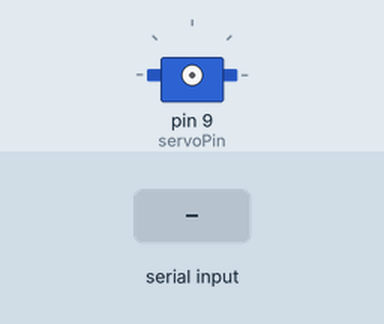
Bench run of a sketch on a simulated Arduino Uno, built with avr-gcc and run on an emulated ATmega328P. Parts: servo. Inputs (shaded band) come from the test bench.

Above: at 1.2 s.
1.3 s: "H" received over Serial
At 3.0 s:
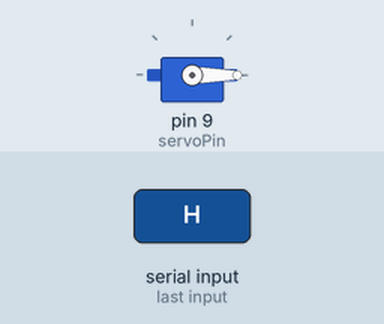
Timing chart, 0 to 10.3 s (numbered marks = the images above; inputs shaded):
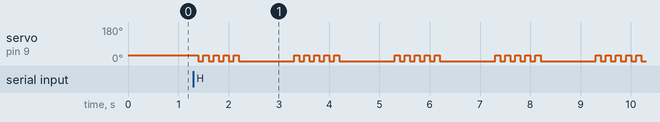

The sketch:

servo.ino
```cpp
#include <Servo.h>

Servo myservo;

const int ledPin = 8; // the pin that the LED is attached to
const int servoPin = 9;
int incomingByte;      // a variable to read incoming serial data into

void setup()
{
  pinMode(3, INPUT);//button
  pinMode(servoPin, OUTPUT); //servo
  pinMode(ledPin, INPUT);
  digitalWrite(ledPin,HIGH);
  Serial.begin(9600);
}

void loop(){
  if (Serial.available() > 0) {
    // read the oldest byte in the serial buffer:
    incomingByte = Serial.read();
    // if it's a capital H (ASCII 72), turn on the LED:
    if (incomingByte == 'H') {
      servo_control();
    }
    // if it's an L (ASCII 76) turn off the LED:
//    if (incomingByte == 'L') {
//      digitalWrite(ledPin, LOW);
//    }
  }
}

void servo_control(){ //stops at 1,3,5,7,...
  myservo.attach(servoPin);
  myservo.write(0);
  for(int i = 0; i<9;i++){
    for(int j=0;j<5;j++){
      digitalWrite(ledPin, LOW);
      myservo.write(30);
      delay(100);
      myservo.write(0);
      delay(100);
    }
    digitalWrite(ledPin, HIGH);
    delay(1000);
  }
  myservo.detach();
}
```

Measured:
- after the input at 1.3 s, servo on pin 9 (servoPin): 30° → 0° after 0.10 s, then repeats every 2.0 s: 3 × (30° 0.10 s, 0° 0.10 s), 30° 0.10 s, 0° 1.1 s, 30° 0.10 s, 0° 0.10 s
